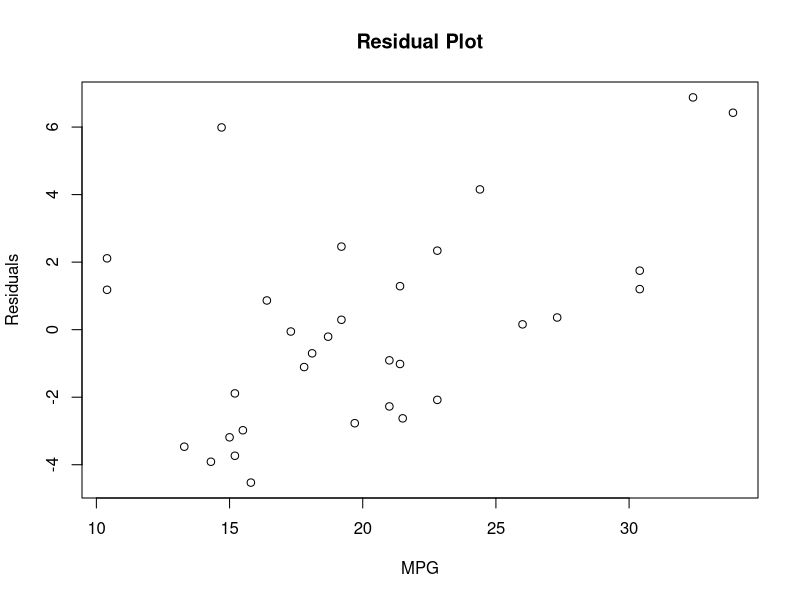

This chart was generated by the following R code:
## ---- chunk 1
knitr::opts_chunk$set(echo = FALSE)
## ---- chunk 2
fit1<-lm(mpg~am+wt,data=mtcars)
plot(resid(fit1)~mtcars$mpg,xlab="MPG",ylab="Residuals",main="Residual Plot")

sf1<-summary(fit1)
print("Increase in MPG for a manual transmission:")
sf1$coefficients[2,1] # coeff of AM variable
print("P-value of impact of a manual transmission on MPG:")
sf1$coefficients[2,4] # P-value of AM variable
print("STD of residuals:")
sf1$sigma # STD of residuals
